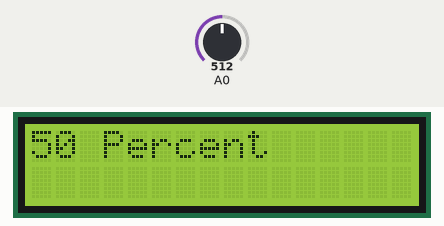
Simulated run of this sketch. Board: Arduino Uno, built with avr-gcc and run on an emulated ATmega328P. On the bench: 16×2 character LCD. Inputs (shaded band) come from the test bench; at power-on: A0 = 512. What the sketch prints to the serial monitor is not drawn.

Above: at 1.2 s.
1.3 s: A0 set to 716
At 2.5 s:
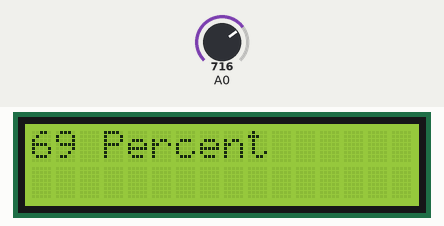
2.8 s: A0 set to 900
At 3.4 s:
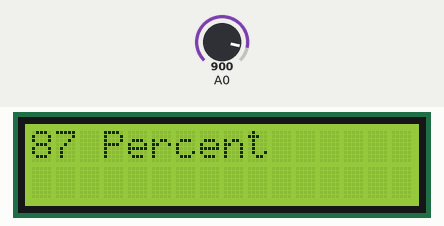
4.4 s: A0 set to 1023
At 5.1 s:
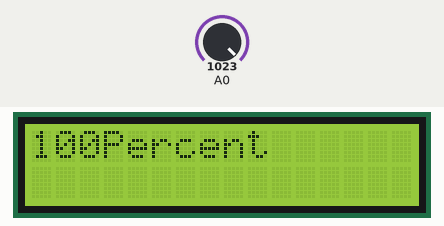
Timing chart, 0 to 7.4 s (numbered marks = the images above; inputs shaded):
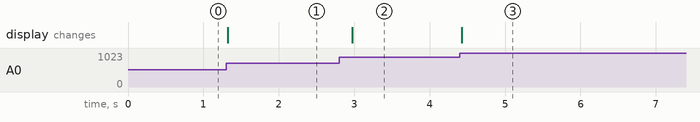

Measured:
- after the input at 1.3 s, the display: changes at once (image 1)
- after the input at 2.8 s, the display: changes after 0.18 s (image 2)
- after the input at 4.4 s, the display: changes at once (image 3)

The sketch:

LCD_I2C_potentiometer.ino
```cpp
#include <LiquidCrystal_I2C.h>
LiquidCrystal_I2C lcd(0x27, 16, 2); // I2C address 0x27, 16 column and 2 rows

//Connections guide from: https://create.arduino.cc/projecthub/arduino_uno_guy/i2c-liquid-crystal-displays-5b806c
// GND-> ground
// VCC-> +5V
// SDA-> A4
// SCL-> A5

void setup()
{
//LCD screeen config
  lcd.init();                  // initialize the lcd
  lcd.backlight();             //Turns on the backlight
  lcd.clear();                 //Empties the screen
  lcd.setCursor(3, 0);         // move cursor to the forth position on the first row, 0 is the first.
  lcd.print("Percent");        // print message at the cursor position

//for testin
    Serial.begin(9600);
}

void loop()
{
 // read the input on analog pin 0:
  int sensorVerdi = analogRead(A0);
    Serial.println(sensorVerdi);   // print out the value you read to the PC for checking that it works
  //Convert it to a value between 0 and 100
  int percent = map(sensorVerdi,0,1023,0,100); //map(value, fromLow, fromHigh, toLow, toHigh)
  //Print the value
  lcd.setCursor(0, 0);         // move cursor to   (0, 0)
  lcd.print("   ");                // print three blank spaces to clear the area
    lcd.setCursor(0, 0);         // move cursor back to   (0, 0)
  lcd.print(percent);                // print message at (0, 0) This overwrites any old message.
  delay(200);                 // wait 200 milliseconds = 0.2 s)
}
```
